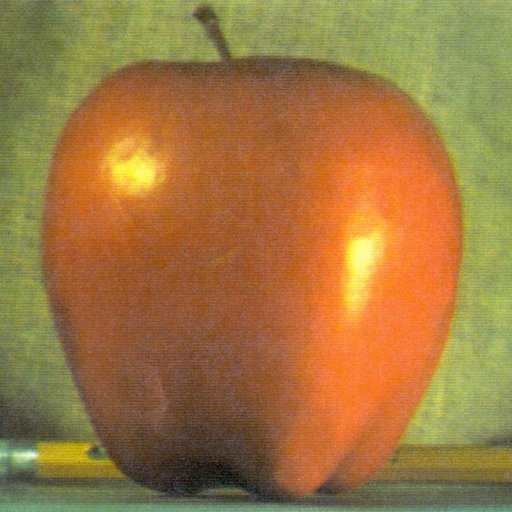
#> input picture ML/Day11_Nov29/apple.jpg, 512 x 512 px
$ python q3.py
#> lines starting #> are read from the running program, lines starting #| are printed output that depends on the picture
import cv2 as cv
import numpy as np
img=cv.imread("apple.jpg",0)
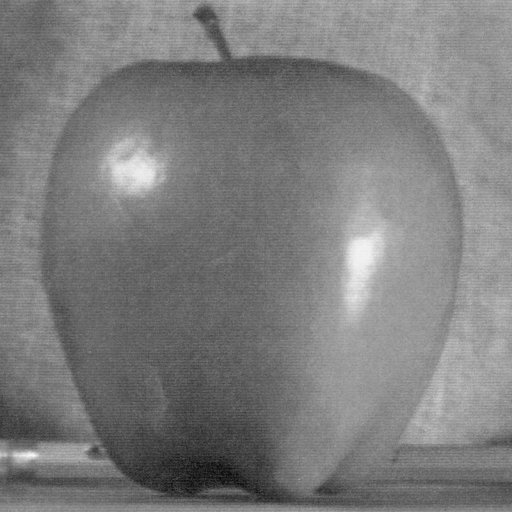
#> img: shape (512, 512); min 7, max 250, mean 125.2
row,col=img.shape
#> row = 512; col = 512
M=cv.getRotationMatrix2D(((col-1)/2,(row-1)/2),45,1)
img1=cv.warpAffine(img,M,(col,row))
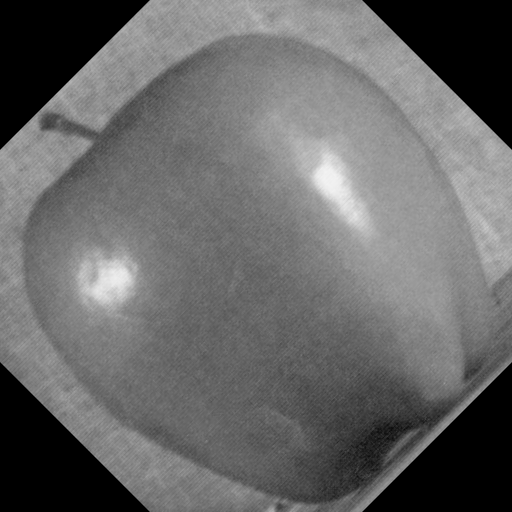
#> img1: shape (512, 512); min 0, max 243, mean 103.5
cv.imshow('Result q3',img1)
cv.imwrite('q3.jpg',img1)
cv.waitKey(0)

$ run again, with ML/Day11_Nov29/orange.jpg copied over ML/Day11_Nov29/apple.jpg
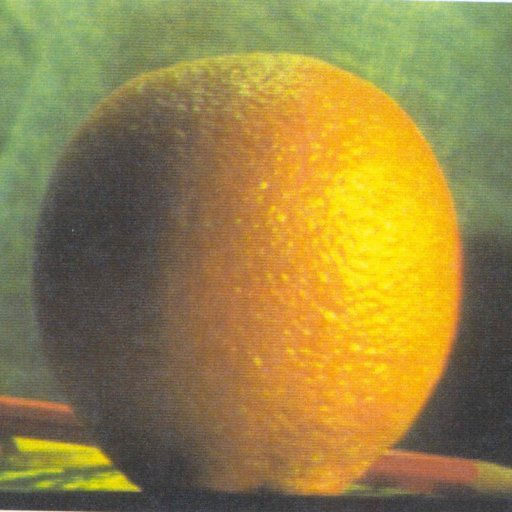
#> input picture ML/Day11_Nov29/orange.jpg, 512 x 512 px
#> `img=cv.imread("apple.jpg",0)`:
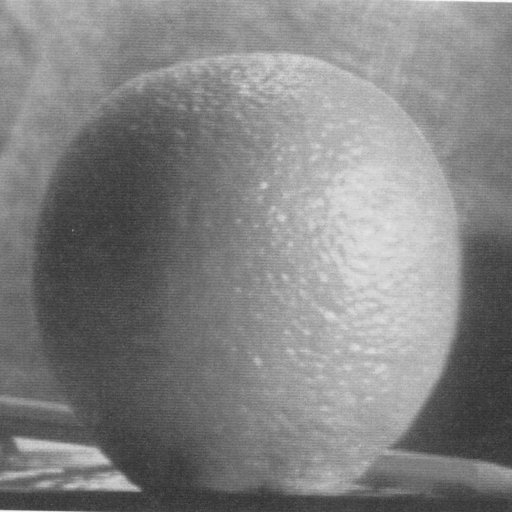
#> img: shape (512, 512); min 44, max 253, mean 130.2
#> `img1=cv.warpAffine(img,M,(col,row))`:
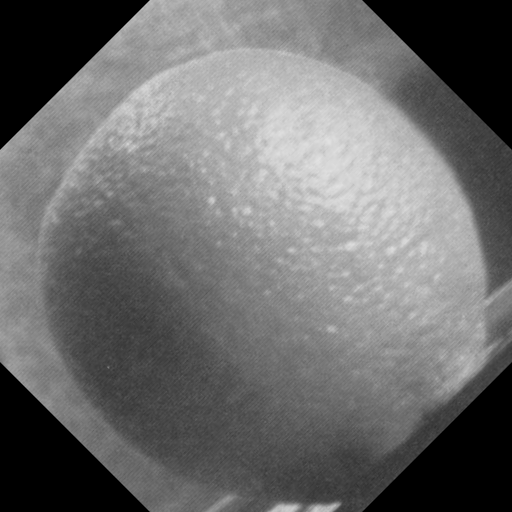
#> img1: shape (512, 512); min 0, max 226, mean 108.6
